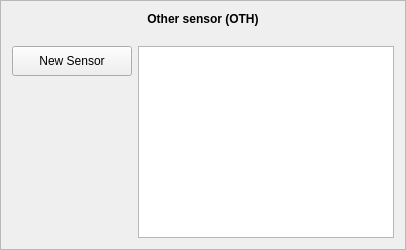
                                        <widget class="QFrame" name="frame_32">
                                         <property name="minimumSize">
                                          <size>
                                           <width>0</width>
                                           <height>250</height>
                                          </size>
                                         </property>
                                         <property name="frameShape">
                                          <enum>QFrame::StyledPanel</enum>
                                         </property>
                                         <property name="frameShadow">
                                          <enum>QFrame::Sunken</enum>
                                         </property>
                                         <layout class="QGridLayout" name="gridLayout_18">
                                          <item row="1" column="1">
                                           <widget class="QTableWidget" name="tableOTH">
                                            <property name="minimumSize">
                                             <size>
                                              <width>0</width>
                                              <height>0</height>
                                             </size>
                                            </property>
                                            <property name="rowCount">
                                             <number>0</number>
                                            </property>
                                            <property name="columnCount">
                                             <number>0</number>
                                            </property>
                                           </widget>
                                          </item>
                                          <item row="1" column="0" alignment="Qt::AlignTop">
                                           <widget class="QPushButton" name="btnOTH">
                                            <property name="minimumSize">
                                             <size>
                                              <width>120</width>
                                              <height>30</height>
                                             </size>
                                            </property>
                                            <property name="text">
                                             <string>New Sensor</string>
                                            </property>
                                           </widget>
                                          </item>
                                          <item row="0" column="0" colspan="2">
                                           <widget class="QLabel" name="label_93">
                                            <property name="styleSheet">
                                             <string notr="true">font: 12pt &quot;Calibri&quot;;
font-weight:bold;</string>
                                            </property>
                                            <property name="text">
                                             <string>Other sensor (OTH)
</string>
                                            </property>
                                            <property name="alignment">
                                             <set>Qt::AlignCenter</set>
                                            </property>
                                           </widget>
                                          </item>
                                         </layout>
                                        </widget>
